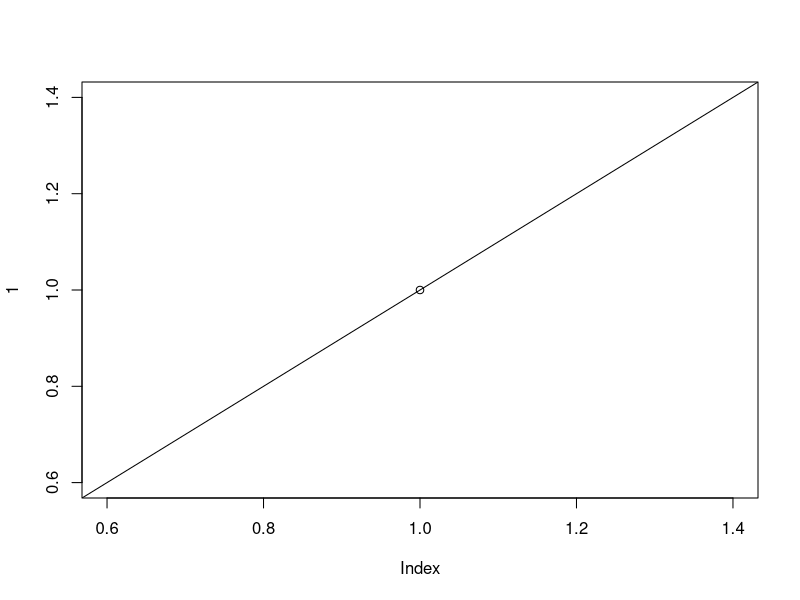
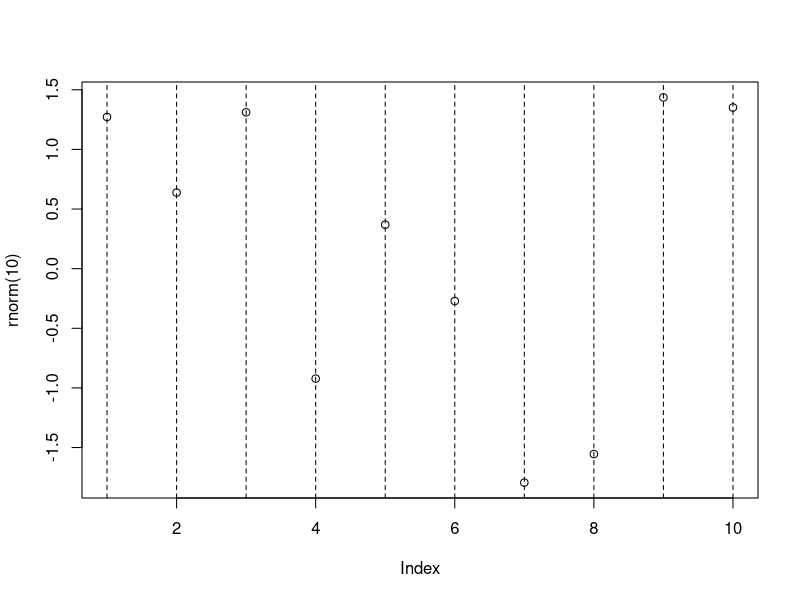

Reproduce these figures in R, in order.
## ---- chunk 1
        cat("I'm raw **Markdown** content.\n")
## ---- chunk 2
      rnorm(10)
## ---- chunk 3
    plot(1)         # high-level plot
    abline(0, 1)    # low-level change
    plot(rnorm(10)) # high-level plot
    # many low-level changes in a loop (a single R expression)
    for(i in 1:10) {
        abline(v = i, lty = 2)
    }
